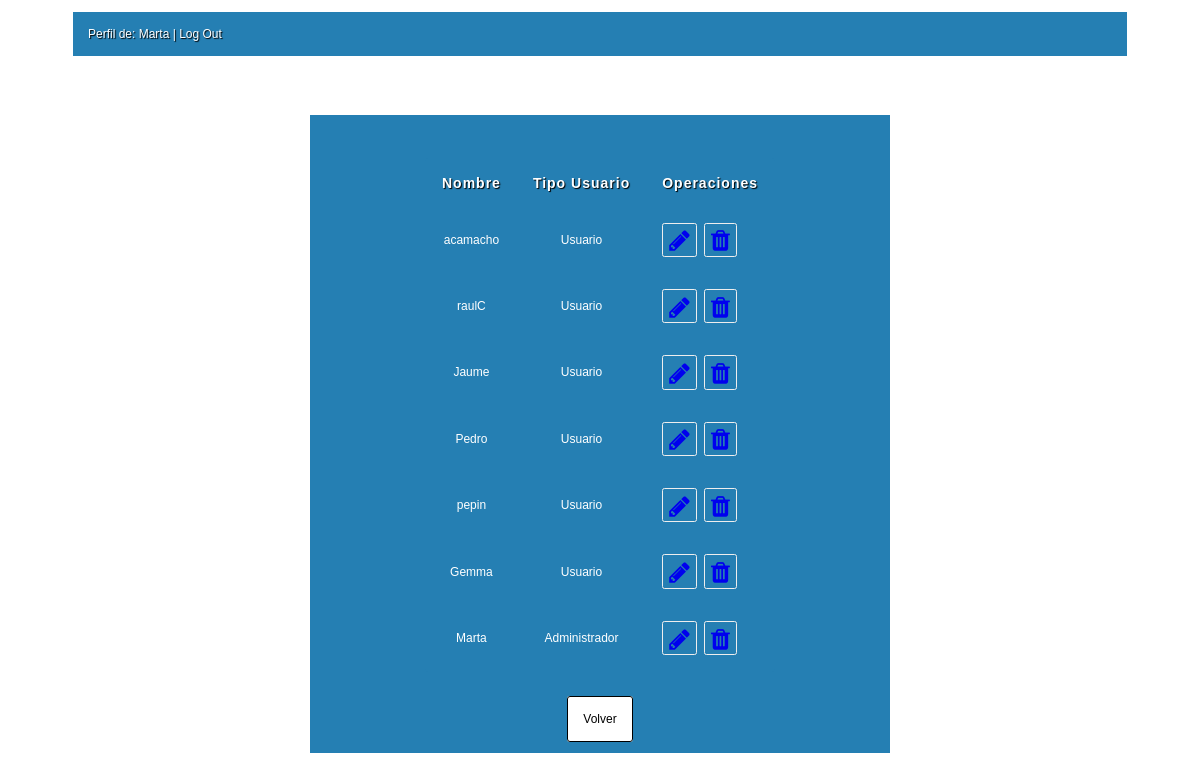
The page /MDusuario.php (signed in) on the database its author committed.
### tables this page shows
CREATE TABLE IF NOT EXISTS `tbl_usuario` (
`id_usuario` int(11) NOT NULL,
  `password` varchar(20) NOT NULL,
  `usuario` varchar(20) NOT NULL,
  `id_tipo_usuario` int(10) DEFAULT NULL
);

CREATE TABLE IF NOT EXISTS `tbl_tipo_usuario` (
  `tipo_usuario` varchar(20) NOT NULL,
`id_tipo_usuario` int(10) NOT NULL
);

### sesion.php (called while the page is built, shortened)
<?php
$conexion = mysqli_connect('localhost','root','','bd_recursos');
$user = $_SESSION['login_user'];
$sql = ("SELECT * FROM tbl_usuario WHERE id_usuario ='$user'");
$datos = mysqli_query($conexion,$sql);
$row = mysqli_fetch_assoc($datos);
$login_sesion = $row['id_usuario'];
?>

### MDusuario.php (the view, shortened to what this page needs)
<?php
	include('sesion.php');
	$con = mysqli_connect('localhost', 'root', '', 'bd_recursos');
	$sql0 = "SELECT * FROM tbl_usuario WHERE id_usuario=$login_sesion";
	$datos0 = mysqli_query($con, $sql0);
	if (mysqli_num_rows($datos0) == 1) {
	$pro0 = mysqli_fetch_array($datos0);
	$nombre_usuario=$pro0['usuario'];
}else{
	}
?>
<!DOCTYPE html>
<html>
	<head>
		<link rel="stylesheet" type="text/css" href="css/style3.css" media="screen" />
		<link rel="stylesheet" href="https://maxcdn.bootstrapcdn.com/font-awesome/4.4.0/css/font-awesome.min.css">
	</head>
<body>
	<nav>
		<?php
			echo "Perfil de: ".$nombre_usuario." <a href='logout.php'>| Log Out</a>";
		?>
	</nav>
	<div id="wrapper2">
		<?php
			$sql = "SELECT * FROM tbl_usuario INNER JOIN tbl_tipo_usuario ON tbl_tipo_usuario.id_tipo_usuario=tbl_usuario.id_tipo_usuario";
			$sql1= "SELECT * FROM tbl_usuario WHERE id_usuario=$_SESSION[login_user]";
			$datos = mysqli_query($con, $sql);
			$datos1 = mysqli_query($con, $sql1);
			$usu = mysqli_fetch_array($datos1);
			?>
			<table border>
				<tr>
					<th>Nombre</th>
					<th>Tipo Usuario</th>
					<th>Operaciones</th>
				</tr>
				<?php
				while ($prod = mysqli_fetch_array($datos)){
					if ($usu['id_tipo_usuario']=="1"){
					echo "<td>";
					echo "$prod[usuario]";
					echo "</td><td>";
					echo "$prod[tipo_usuario]";
					 echo"</td><td>";
						echo "<a href='Musuario.php?id=$prod[id_usuario]'><i class='fa fa-pencil fa-2x fa-pull-left fa-border' title='modificar'></i></a>";
						echo "<a href='Dusuario.php?id=$prod[id_usuario]'>";?><i class='fa fa-trash fa-2x fa-pull-left fa-border' title='borrar' onclick="return confirm('¿Seguro que deseas eliminar el usuario?');"><?php "</i></a>";
					echo "</td></tr>";
					}else if ($usu['id_tipo_usuario']=="3"){
						if ($prod['tipo_usuario']=="Root"){
						}else if ($prod['tipo_usuario']=="Usuario"){
							echo "<td>";
							echo "$prod[usuario]";
							echo "</td><td>";
							echo "$prod[tipo_usuario]";
					 		echo"</td><td>";
						echo "<a href='Musuario.php?id=$prod[id_usuario]'><i class='fa fa-pencil fa-2x fa-pull-left fa-border' title='modificar'></i></a>";
						echo "<a href='Dusuario.php?id=$prod[id_usuario]'>";?><i class='fa fa-trash fa-2x fa-pull-left fa-border' title='borrar' onclick="return confirm('¿Seguro que deseas eliminar el usuario?');"><?php "</i></a>";
					echo "</td></tr>";
						}else if ($prod['tipo_usuario']=="Administrador"){
							if ($prod['usuario']==$usu['usuario']){
								echo "<td>";
							echo "$prod[usuario]";
							echo "</td><td>";
							echo "$prod[tipo_usuario]";
					 		echo"</td><td>";
						echo "<a href='Musuario.php?id=$prod[id_usuario]'><i class='fa fa-pencil fa-2x fa-pull-left fa-border' title='modificar'></i></a>";
						echo "<a href='Dusuario.php?id=$prod[id_usuario]'>";?><i class='fa fa-trash fa-2x fa-pull-left fa-border' title='borrar' onclick="return confirm('¿Seguro que deseas eliminar el usuario?');"><?php "</i></a>";
					echo "</td></tr>";
							}
						}
				}else{
					header("location:perfil.php");
				}
			}
				?>
			</table>
			<p><a href="perfil.php" id="boton">Volver</a></p>
	</div>
</body>
</html>

### css/style3.css (style rules this page uses)
body { font-size: 12px; font-family: sans-serif; }
#wrapper2 { width: 550px; margin: 5% auto; background-color: #257FB3; padding: 15px; }
nav { width: 1024px; margin: 1% auto; background-color: #257FB3; color: white; padding: 15px; text-shadow: 1px 1px 1px black; }
nav a { text-shadow: 1px 1px 1px black; text-decoration: none; color: black; color: white; }
table { background-color: #257FB3; color: white; border-radius: 3px; border: none; text-align: center; margin: 5% auto; margin-bottom: 40px; }
table th { text-shadow: 1px 1px 1px black; font-size: 14px; letter-spacing: 1px; border: none; padding: 15px; font-weight: bold; }
table tr { border: none; padding: 15px; }
table td { border: none; padding: 15px; }
#boton { border: 1px solid black; background-color: white; color: black; padding: 15px; border-radius: 3px; text-align: center; width: 150px; margin: 3% auto; text-decoration: none; cursor: pointer; }
p { text-align: center; }

### rows shown on the page
tbl_usuario: usuario "Marta", id_tipo_usuario.tipo_usuario "Administrador"
tbl_usuario: usuario "acamacho", id_tipo_usuario.tipo_usuario "Usuario"
tbl_usuario: usuario "raulC", id_tipo_usuario.tipo_usuario "Usuario"
tbl_usuario: usuario "Jaume", id_tipo_usuario.tipo_usuario "Usuario"
tbl_usuario: usuario "Pedro", id_tipo_usuario.tipo_usuario "Usuario"
tbl_usuario: usuario "pepin", id_tipo_usuario.tipo_usuario "Usuario"
tbl_usuario: usuario "Gemma", id_tipo_usuario.tipo_usuario "Usuario"
